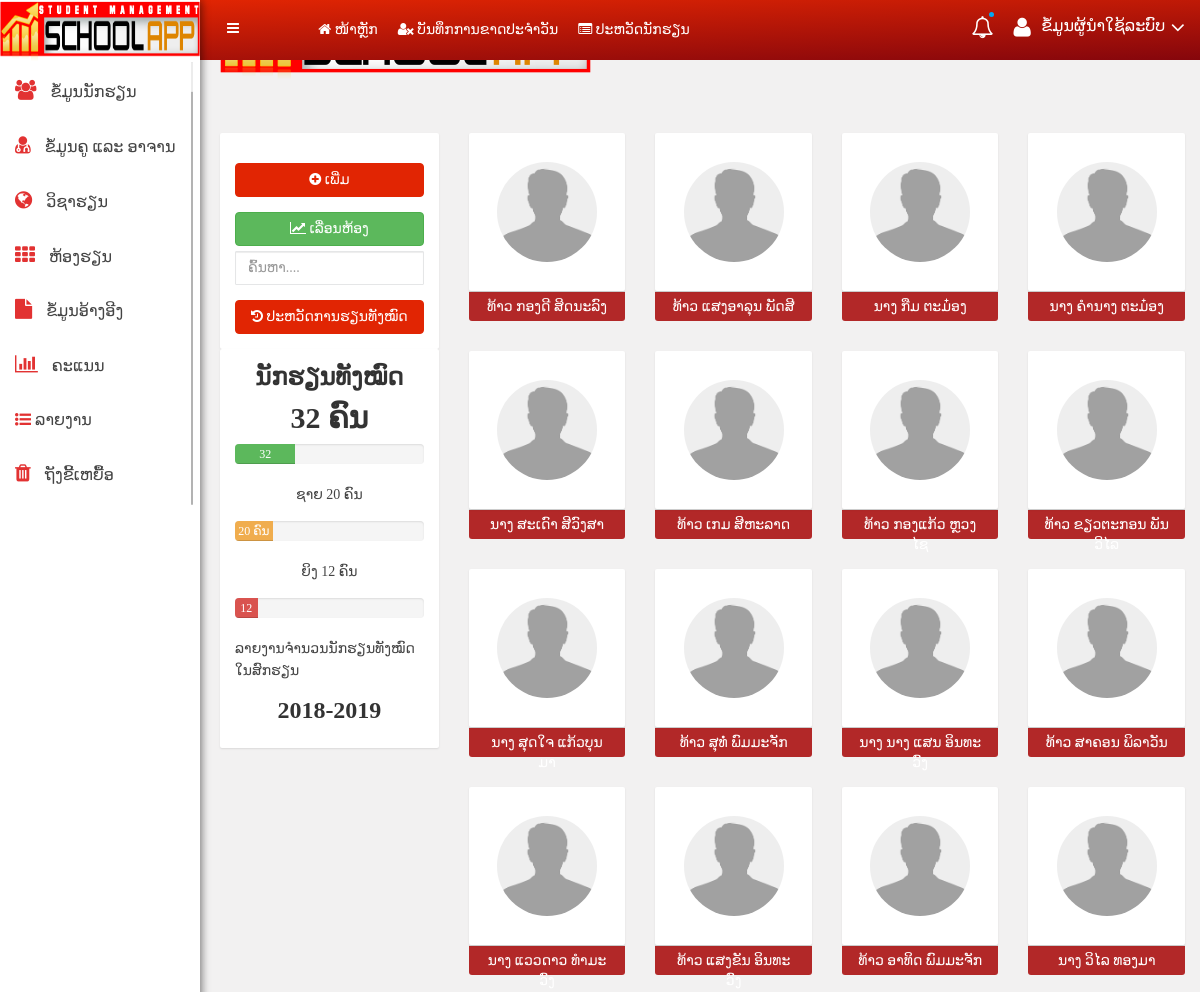
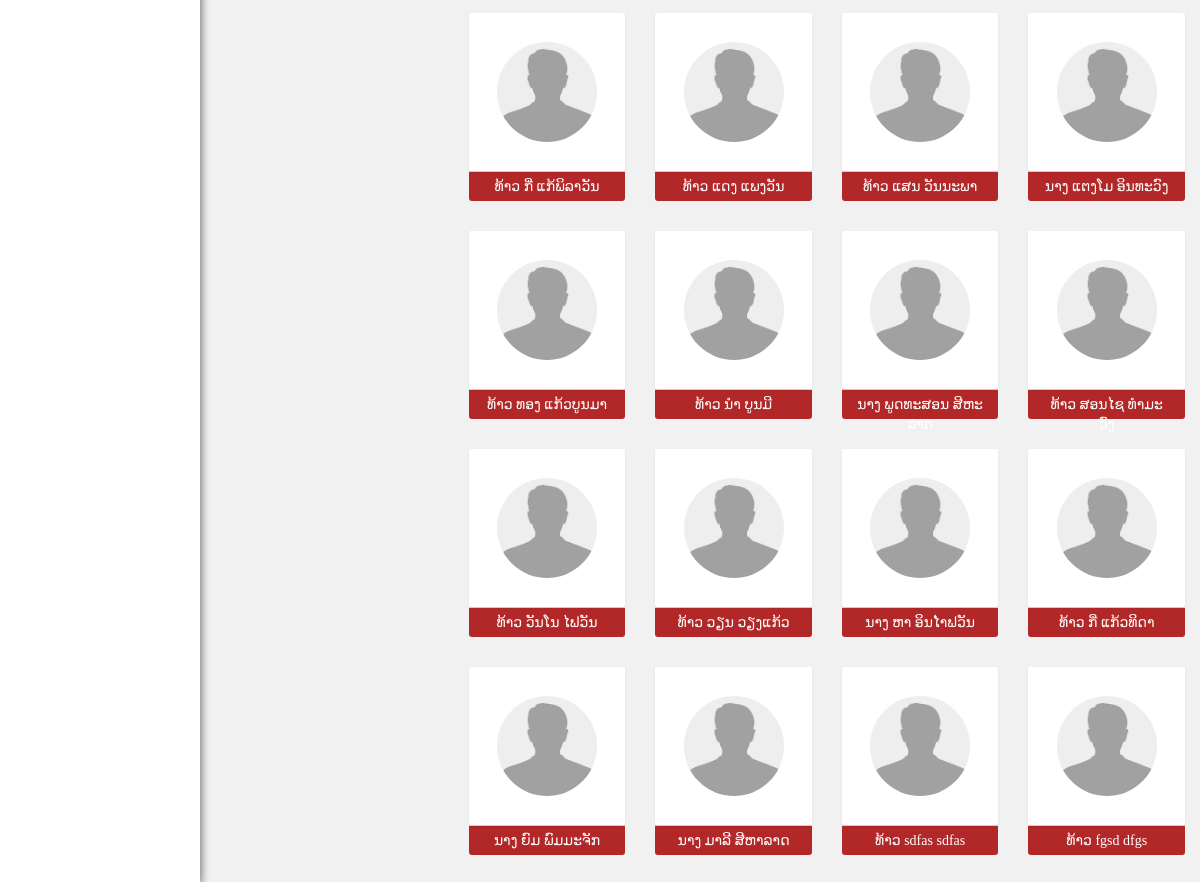
/students.php (signed in), run on the app's committed database (2 pictures, top to bottom).
### tables this page shows
CREATE TABLE `student`  (
  `s_id` int(10) NOT NULL AUTO_INCREMENT,
  `s_num` int(4) NOT NULL,
  `s_gender` varchar(15) NOT NULL,
  `s_fname` varchar(40) NOT NULL,
  `s_lname` varchar(40) NOT NULL,
  `s_dob` date NOT NULL,
  `s_vill_name` varchar(50) NOT NULL,
  `s_dis_name` varchar(50) NOT NULL,
  `s_pro_name` varchar(50) NOT NULL,
  `s_tel` int(15) NOT NULL,
  `national` varchar(50) NOT NULL,
  `trib` varchar(50) NOT NULL,
  `plash` varchar(50) NOT NULL,
  `s_status` varchar(20) NOT NULL,
  `s_remark` varchar(255) NULL DEFAULT NULL,
  `user` varchar(40) NOT NULL,
  `time` datetime(0) NOT NULL,
  PRIMARY KEY (`s_id`) USING BTREE,
  INDEX `s_num`(`s_num`) USING BTREE
);

### students.php (the view, shortened to what this page needs)
<?php
      if($_SESSION['authuser']!=1){
       header('location:Login.php');
      }
      else{
     ?>
        <!DOCTYPE html>
<html lang="en">
<head>
</head>
<body background="img/body-bg.png">
<?php
	include 'menu.php';
 ?>
<div class="file-manager-area mg-tb-15">
<div class="container-fluid">
<div class="row">
<div class="col-md-3 col-md-3 col-sm-3 col-xs-12">
    <div class="hpanel responsive-mg-b-30">
        <div class="panel-body">
            <div class="dropdown custonfile">
                <a class="dropdown-toggle btn btn-primary btn-block" href="#" data-toggle="dropdown">
					<i class="fa fa-plus-circle"></i> ເພີ່ມ
				</a>
            </div>
            <div class="dropdown custonfile">
                <a class="dropdown-toggle btn btn-success btn-block" href="#" data-toggle="dropdown" style="color: white">
                    <i class="fa fa-line-chart"></i>  ເລື່ອນຫ້ອງ
                </a>
            </div>
            <ul class="h-list m-t">
                <li class="active">
                    <input type="text" name="sarech" id="search" class="form-control" style="margin-top: 3%" placeholder="ຄົ້ນຫາ....">
                </li>
                <div class="dropdown custonfile">
                <a class="dropdown-toggle btn btn-primary btn-block" href="#" data-toggle="dropdown" style="color: white">
                    <i class="fa fa-history"></i>  ປະຫວັດການຮຽນທັງໝົດ
                </a>
            </div>
            </ul>
        </div>
    </div>
    <div class="hpanel responsive-mg-b-30">
        <div class="panel-body file-manager-usac">
            <h3 align="center">ນັກຮຽນທັງໝົດ</h3>
            <?php
                include 'mysql.php';
                $countst=mysqli_query($con,"select count(s_id)from student");
                $sel=mysqli_fetch_array($countst);
                $conn=$sel[0];
             ?>
            <h2 align="center"><?php echo $conn; ?> ຄົນ</h2>
            <div class="progress full m-t-lg" data-toggle="tooltip" data-placement="top" title="<?php echo $conn; ?> ຄົນ">
            <div style="width: <?php echo $conn; ?>%" aria-valuemax="100" aria-valuemin="0" aria-valuenow="<?php echo $conn; ?>" role="progressbar" class=" progress-bar progress-bar-success" >
                  <?php echo $conn; ?>
            </div>
            </div>
            <?php
                include 'mysql.php';
                $male=mysqli_query($con,"select count(s_id)from student where s_gender='ທ້າວ'");
                $sel1=mysqli_fetch_array($male);
                $m=$sel1[0];
             ?>
            <p align="center">ຊາຍ <?php echo $m; ?> ຄົນ</p>
            <div class="progress full m-t-lg" data-toggle="tooltip" data-placement="top" title="<?php echo $m; ?> ຄົນ">
                <div style="width: <?php echo $m; ?>%" aria-valuemax="100" aria-valuemin="0" aria-valuenow="<?php echo $m; ?>" role="progressbar" class=" progress-bar progress-bar-warning">
                    <?php echo $m; ?> ຄົນ
                </div>
            </div>
            <?php
                include 'mysql.php';
                $female=mysqli_query($con,"select count(s_id)from student where s_gender='ນາງ'");
                $sel2=mysqli_fetch_array($female);
                $fm=$sel2[0];
             ?>
            <p align="center">ຍິງ <?php echo $fm; ?> ຄົນ</p>
            <div class="progress full m-t-lg" data-toggle="tooltip" data-placement="top" title="<?php echo $fm; ?> ຄົນ">
                <div style="width: <?php echo $fm; ?>%" aria-valuemax="100" aria-valuemin="0" aria-valuenow="<?php echo $fm; ?> ຄົນ" role="progressbar" class=" progress-bar progress-bar-danger">
                    <?php echo $fm; ?> ຄົນ
                </div>
            </div>
            <p>ລາຍງານຈຳນວນນັກຮຽນທັງໝົດໃນສົກຮຽນ</p>
            <h3 align="center">2018-2019</h3>
        </div>
    </div>
</div>
<div class="col-md-9 col-md-9 col-sm-9 col-xs-12" id="data">
    <div class="row">
        <?php
            include 'mysql.php';
            $student=mysqli_query($con,"select*from student");
            while($std=mysqli_fetch_array($student)){
         ?>
         <a href="view_data_set.php?s_id=<?php echo $std['s_id']?>" class="view_st">
        <div class="col-md-3" id="body" data-toggle="tooltip" data-placement="top" title="<?php echo $std['user'].' '.$std['time']?>">
            <div class="hpanel mt-b-30">
                <div class="panel-body file-body file-cs-ctn">
                    <img src="img/user_null.png" alt="" style="width: 100px;height: 100px;border-radius: 50%;margin-bottom: -1px;margin-top: -1px">
                </div>
                <div class="panel-footer red" style="text-align: center;height: 30px;">
                    <p style="margin-top: -5px"><?php echo $std['s_gender'].' '.$std['s_fname'].' '.$std['s_lname']; ?> </p>
                </div>
            </div>
        </div>
            </a>
        <?php } ?>
    </div>
</div>
</div>
</div>
</div>
</body>
</html>
<?php
      }
?>

### css/main.css (style rules this page uses)
html { color: #222; font-size: 1em; line-height: 1.4; }
audio, canvas, iframe, img, svg, video { vertical-align: middle; }

### style.css (style rules this page uses)
html, body { height: 100%; font-family: 'Phetsarath OT', sans-serif;font-weight:400;background:#F2F1F1; }
img { max-width:100%;height:auto }
p { margin:0 0 15px; }
h1, h2, h3, h4, h5, h6 { margin: 0 0 10px; font-weight:700; }
.red { background-color: #CC3030!important; color: white!important }
a { transition: all 0.3s ease 0s;text-decoration:none; }
a:visited, a:link, a:active { text-decoration: none; }
ul { list-style: outside none none; margin: 0; padding: 0 }
.mg-tb-15 { margin:15px 0px; }
.mt-b-30 { margin-bottom:30px; }
.form-control { background-color: #FFFFFF; background-image: none; border: 1px solid #e5e6e7; border-radius: 1px; color: inherit; display: block; padding: 6px 12px; transition: border-color 0.15s ease-in-out 0s, box-shadow 0.15s ease-in-out 0s; width: 100%; }
.hpanel .panel-body { background: #fff; border-radius: 2px; padding: 15px; position: relative; -webkit-box-shadow: 0px 1px 2px 0px rgba(0, 0, 0, 0.1); box-shadow: 0px 1px 2px 0px rgba(0, 0, 0, 0.1); }
.panel-body { padding: 15px; background:#fff; }
.panel-body a { font-size: 14px; color: #444; margin-top: 15px; transition:all .4s ease 0s }
.contact-footer, .panel-footer { background: #ddd; }
.panel-body p { font-size: 14px; color: #444; line-height: 22px; }
.file-cs-ctn { text-align: center; padding: 30px 0px !important; }
.custonfile .btn-primary { color: #fff; background-color: #e12503; border-color: #e12503; }
.panel-body a { font-size: 14px; color: #444; margin-top: 15px; }

### menu.php (style rules this page uses)
body { font-family: phetsarath OT !important }
.red { background-color: #B22828!important; color: white!important }

### data on the page
student: s_gender "ທ້າວ", s_fname "ກອງດີ", s_lname "ສິດນະລົງ"
student: s_gender "ທ້າວ", s_fname "ແສງອາລຸນ", s_lname "ພັດສີ"
student: s_gender "ນາງ", s_fname "ກືມ", s_lname "ຕະມ໋ອງ"
student: s_gender "ນາງ", s_fname "ຄຳນາງ", s_lname "ຕະມ໋ອງ"
student: s_gender "ນາງ", s_fname "ສະເດົາ", s_lname "ສີວົງສາ"
student: s_gender "ທ້າວ", s_fname "ເກມ", s_lname "ສີຫະລາດ"
student: s_gender "ທ້າວ", s_fname "ກອງແກ້ວ", s_lname "ຫຼວງໄຊ"
student: s_gender "ທ້າວ", s_fname "ຂຽວຕະກອນ", s_lname "ພັນວິໄລ"
student: s_gender "ນາງ", s_fname "ສຸດໃຈ", s_lname "ແກ້ວບຸນມາ"
student: s_gender "ທ້າວ", s_fname "ສຸທໍ່", s_lname "ພົມມະຈັກ"
student: s_gender "ນາງ", s_fname "ນາງ ແສນ", s_lname "ອິນທະວົງ"
student: s_gender "ທ້າວ", s_fname "ສາຄອນ", s_lname "ພິລາວັນ"
student: s_gender "ນາງ", s_fname "ແວວດາວ", s_lname "ທຳມະວົງ"
student: s_gender "ທ້າວ", s_fname "ແສງຂັນ", s_lname "ອິນທະວົງ"
student: s_gender "ທ້າວ", s_fname "ອາທິດ", s_lname "ພົມມະຈັກ"
student: s_gender "ນາງ", s_fname "ວິໄລ", s_lname "ທອງມາ"
student: s_gender "ທ້າວ", s_fname "ກີ່", s_lname "ແກ້ພິລາວັນ"
student: s_gender "ທ້າວ", s_fname "ແດງ", s_lname "ແພງວັນ"
student: s_gender "ທ້າວ", s_fname "ແສນ", s_lname "ວັນນະພາ"
student: s_gender "ນາງ", s_fname "ແຕງໂມ", s_lname "ອິນທະວົງ"
student: s_gender "ທ້າວ", s_fname "ທອງ", s_lname "ແກ້ວບູນມາ"
student: s_gender "ທ້າວ", s_fname "ນຳ", s_lname "ບູນມີ"
student: s_gender "ນາງ", s_fname "ພູດທະສອນ", s_lname "ສີຫະລາດ"
student: s_gender "ທ້າວ", s_fname "ສອນໄຊ", s_lname "ທຳມະວົງ"
student: s_gender "ທ້າວ", s_fname "ວັນໂນ", s_lname "ໄຟວັນ"
student: s_gender "ທ້າວ", s_fname "ວຽນ", s_lname "ວຽງແກ້ວ"
student: s_gender "ນາງ", s_fname "ຫາ", s_lname "ອິນໄຳຟວັນ"
student: s_gender "ທ້າວ", s_fname "ກີ່", s_lname "ແກ້ວທິດາ"
student: s_gender "ນາງ", s_fname "ຍົມ", s_lname "ພົມມະຈັກ"
student: s_gender "ນາງ", s_fname "ມາລີ", s_lname "ສີຫາລາດ"
student: s_gender "ທ້າວ", s_fname "sdfas", s_lname "sdfas"
student: s_gender "ທ້າວ", s_fname "fgsd", s_lname "dfgs"

### other printed values
$conn "32"
$m "20"
$fm "12"
